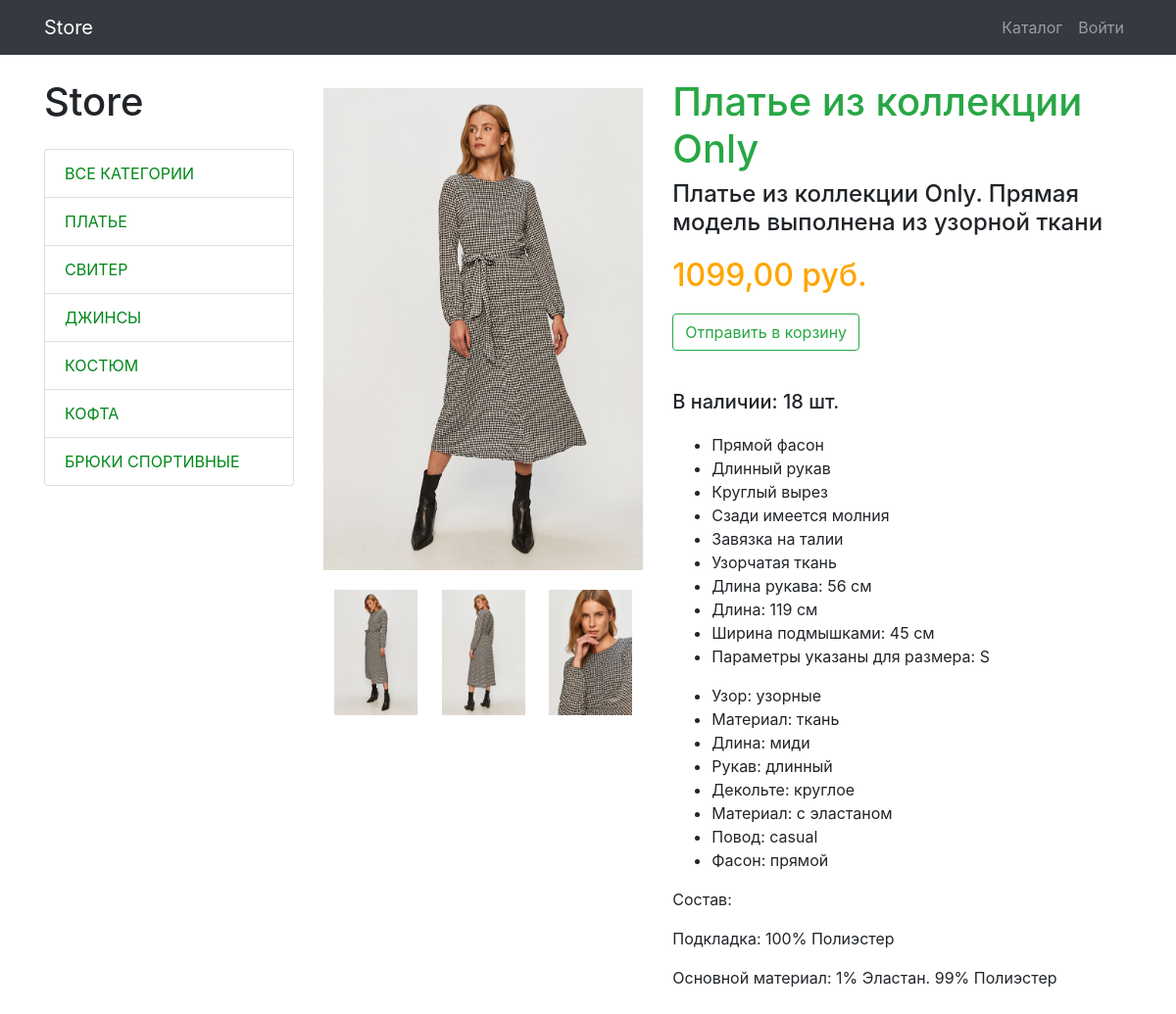
Page /product/3/ on the committed database.
### products/models.py (models this page shows, shortened)
class ProductCategory(models.Model):
    name = models.CharField(max_length=100, unique=True, verbose_name='Категория')
    description = models.TextField(blank=True, verbose_name="Описание категории")
    class Meta:
        verbose_name = "категорию"
        verbose_name_plural = "категории"

class Product(models.Model):
    name = models.CharField(max_length=256, verbose_name="Название товара")
    image = models.ImageField(upload_to="products_images/", blank=True, verbose_name="Изображение")
    description = models.TextField(blank=True, verbose_name="Описание")
    short_description = models.CharField(max_length=100, blank=True, verbose_name="Краткое описание")
    price = models.DecimalField(max_digits=8, decimal_places=2, default=0, verbose_name="Цена")
    quantity = models.PositiveIntegerField(default=0, verbose_name="Количество")
    category = models.ForeignKey(ProductCategory, on_delete=models.CASCADE, verbose_name="Категория")
    class Meta:
        verbose_name = "товар"
        verbose_name_plural = "товары"

class Photo(models.Model):
    product = models.ForeignKey(Product, on_delete=models.CASCADE, verbose_name="Товар")
    add_photo = models.ImageField(upload_to="products_images/add/", blank=True, verbose_name="Фото")
    class Meta:
        verbose_name = "изображение"
        verbose_name_plural = "изображения"

### products/views.py (the view)
# urls.py: path('product/<int:pk>/', views.product, name='product'),
def product(request, pk):
    product_obj = Product.objects.get(id=pk)
    context = {
        'title': product_obj.name,
        'product': product_obj,
        'categories': ProductCategory.objects.all()
    }
    return render(request, 'products/product.html', context)

### products/templates/products/product.html
{% extends 'products/base.html' %}
{% load static %}
{% block css %}
    <link href="{% static 'css/products.css' %}" rel="stylesheet">
{% endblock %}
{% block content %}
<div class="container">
    <div class="row">
        <div class="col-lg-3">
            <h1 class="my-4">Store</h1>
            {% include 'products/category.html' %}
        </div>
        <div class="col-lg-9">
			<div class="row">
                <div class="col-lg-5" >
                    <img src="{{ product.image.url }}" alt="" class="big">
                    <br>
                    <div class="center">
                        {% for img in product.photo_set.all %}
                        <img src="{{ img.add_photo.url }}" alt="" class="small">
                        {% endfor %}
                    </div>
                </div>
                <div class="col-lg-7">
                    <h1 class="title">{{ product.name }}</h1>
                    <h4>{{ product.short_description }}</h4>
                    <h2 class="price">{{ product.price }} руб.</h2>
                    <a href="{% url 'basket_add' product.id %}" class="btn btn-outline-success  basket">Отправить в корзину</a>
                    <h5 class="quantity">В наличии: {{ product.quantity }} шт.</h5>
                    <div>
					{{ product.description|safe }}
					</div>
                </div>
            </div>
        </div>
    </div>
</div>
{% endblock %}

### products/templates/products/category.html
<div class="list-group">
    <a href="{% url 'products' %}" class="list-group-item">Все категории</a>
    {% for category in categories %}
    <a href="{% url 'category' category.id %}" class="list-group-item">{{ category.name }}</a>
    {% endfor %}
</div>

### products/static/css/products.css (style rules this page uses)
body { padding-top: 56px; }
a { color: #008819; }
.list-group-item { text-transform: uppercase; }
.col-lg-9 { margin: 24px 0; }
.title { color: #28a745; }
.big { width: 100%; margin-top: 10px; }
.price { color: orange; margin: 20px 0; }
.basket { margin: 0 0 40px; }
.quantity { margin-bottom: 20px; }
.small { width: 26%; margin: 20px 10px; }
.center { text-align: center; }

### rows in the picture
ProductCategory: name "ПЛАТЬЕ"
ProductCategory: name "СВИТЕР"
ProductCategory: name "ДЖИНСЫ"
ProductCategory: name "КОСТЮМ"
ProductCategory: name "КОФТА"
ProductCategory: name "БРЮКИ СПОРТИВНЫЕ"
Product: image (picture), name "Платье из коллекции Only", short_description "Платье из коллекции Only. Прямая модель выполнена из узорной ткани", price "1099,00", quantity "18", description "Прямой фасон Длинный рукав Круглый вырез Сзади имеется молния Завязка на талии Узорчатая ткань Длина рукава: 56 см Длина: 119 см Ширина подмышками: 45 см Параметры указаны для размера: S Узор: узорные Материал: ткань Длина: миди Рукав: длинный Декольте: круглое Материал: с эластаном Повод: casual Фасон: прямой Состав: Подкладка: 100% Полиэстер Основной материал: 1% Эластан. 99% Полиэстер"
Photo: add_photo (picture)
Photo: add_photo (picture)
Photo: add_photo (picture)
